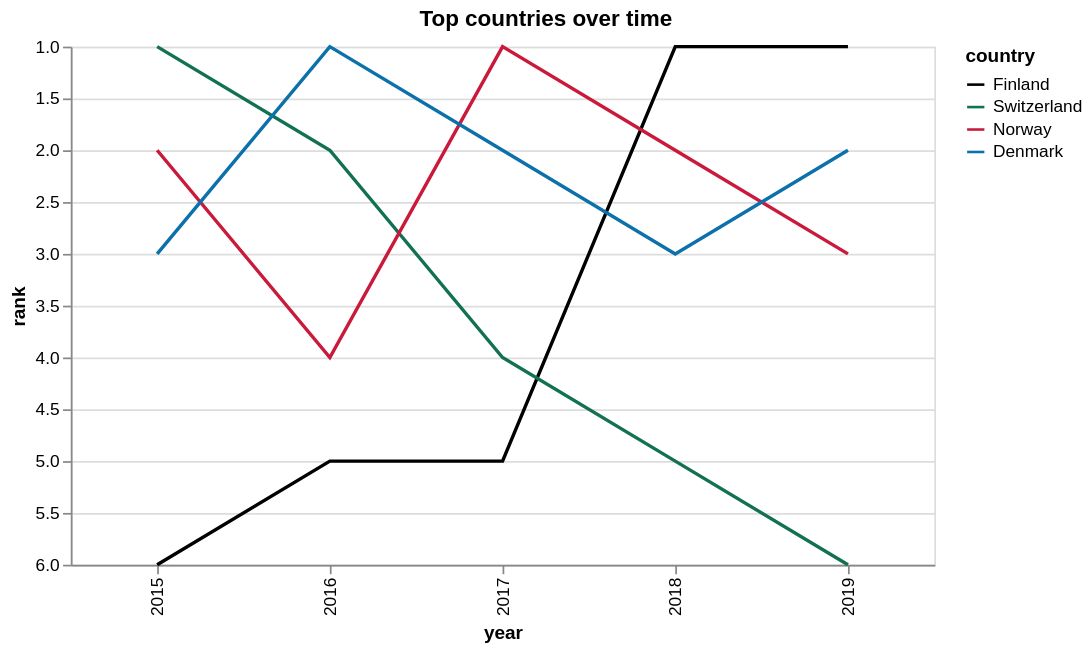

Specify this chart in Vega-Lite:
### Vega-Lite specification from a JSON file in a GitHub repository (floating-point values rounded to 4 significant figures)
{"$schema": "https://vega.github.io/schema/vega-lite/v4.json", "title": {"text": "Top countries over time", "frame": "bounds"}, "width": 500, "data": {"values": [{"country": "Finland", "year": 2015, "rank": 6}, {"country": "Switzerland", "year": 2015, "rank": 1}, {"country": "Norway", "year": 2015, "rank": 2}, {"country": "Denmark", "year": 2015, "rank": 3}, {"country": "Null", "year": 2015, "rank": 5}, {"country": "Null", "year": 2015, "rank": 4}, {"country": "Finland", "year": 2016, "rank": 5}, {"country": "Switzerland", "year": 2016, "rank": 2}, {"country": "Norway", "year": 2016, "rank": 4}, {"country": "Denmark", "year": 2016, "rank": 1}, {"country": "Null", "year": 2016, "rank": 3}, {"country": "Null", "year": 2016, "rank": 6}, {"country": "Finland", "year": 2017, "rank": 5}, {"country": "Switzerland", "year": 2017, "rank": 4}, {"country": "Norway", "year": 2017, "rank": 1}, {"country": "Denmark", "year": 2017, "rank": 2}, {"country": "Null", "year": 2017, "rank": 3}, {"country": "Null", "year": 2017, "rank": 6}, {"country": "Finland", "year": 2018, "rank": 1}, {"country": "Switzerland", "year": 2018, "rank": 5}, {"country": "Norway", "year": 2018, "rank": 2}, {"country": "Denmark", "year": 2018, "rank": 3}, {"country": "Null", "year": 2018, "rank": 4}, {"country": "Null", "year": 2018, "rank": 6}, {"country": "Finland", "year": 2019, "rank": 1}, {"country": "Switzerland", "year": 2019, "rank": 6}, {"country": "Norway", "year": 2019, "rank": 3}, {"country": "Denmark", "year": 2019, "rank": 2}, {"country": "Null", "year": 2019, "rank": 4}, {"country": "Null", "year": 2019, "rank": 5}]}, "transform": [{"sort": [{"field": "rank", "order": "ascending"}], "window": [{"op": "rank", "as": "rank"}], "groupby": ["year"]}], "mark": {"type": "line", "orient": "vertical"}, "encoding": {"x": {"field": "year", "type": "ordinal"}, "y": {"field": "rank", "type": "quantitative", "scale": {"domain": [6, 1]}}, "color": {"field": "country", "type": "nominal", "scale": {"domain": ["Finland", "Switzerland", "Norway", "Denmark"], "range": ["black", "#127153", "#C91A3C", "#0C71AB"]}}}}
